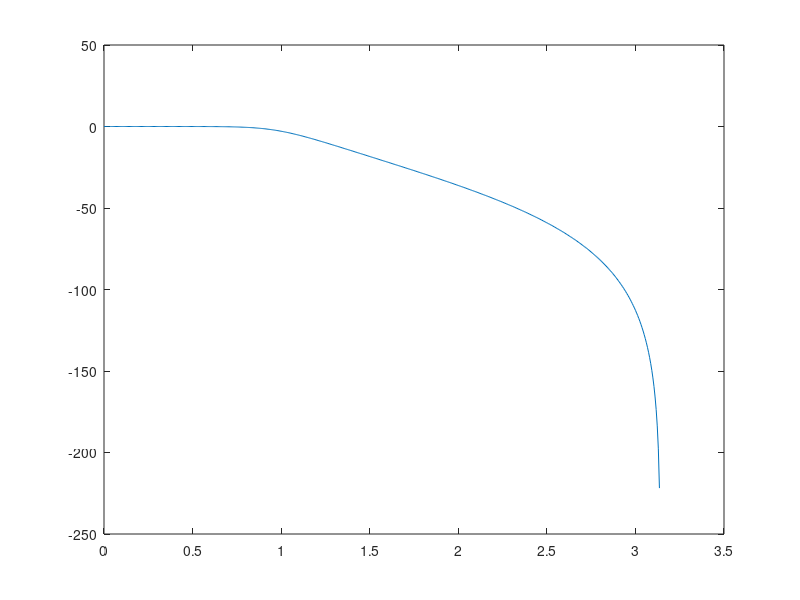

Here is the MATLAB script that generated this plot: (Note: this script raises an error after producing the figure.)
clear
clc
fig = 1;

Fs = 5;   %sample rate
Fp = 0.8;   %frequence of stop band
Fc = 0.1;   %frequence of pass band
N = 0;    %order of filter
Rp = 1;  %attenuation of  pass band
Rs = 60;  %attenuation of stop band
na = sqrt(10^(0.1*Rp)-1);
ea = sqrt(10^(0.1*Rs)-1);
N = ceil(log10(ea/na)/log10(Fp/Fc));

Wn = Fp * 2 / Fs;
[Bb, Ba] = butter(N, Wn, 'low');
[Bh, Bw] = freqz(Bb, Ba);
h = 20*log10(abs(Bh));
figure(1);
plot(Bw, h);



for m=0:3
    for n=0:5
%        for point = 0:3
            fig = fig + 1;
            figure(fig);
            point = 0;
            path = strcat(strcat('../../Data/loc/2016-3-10/trainning_data/point',num2str(point)),'/');
            file_name1 = strcat(strcat(strcat('csi',num2str(2*n)),num2str(2*m)),'.dat');
            file_name2 = strcat(strcat(strcat('CSI',num2str(2*n)),num2str(2*m)),'.txt');
            name1 = strcat(path,file_name1);
            name2 = strcat(path,file_name2);
             csi_trace=read_bf_file(name1);
             [p,q]=size(csi_trace);

             phase = [];
            i=0;
            while i<p
                i=i+1;
                csi_entry=csi_trace{i};
                if ~isempty(csi_entry)
                    csi = get_scaled_csi(csi_entry);
                    csi1 = csi(1,:,:);
                    csi1_elem = csi1(1,1,10);
                    rel = real(csi1_elem);
                    ima = imag(csi1_elem);
                    pha_ang = atan( ima / rel );
                    phase(i) = pha_ang;
                end
            end
            plot(phase,'o-b');
            fig = fig +1;
            figure(fig);
            filt_ph = filter(Bb, Ba, phase);
            plot(filt_ph,'o-b');
            
%        end
    end
end
